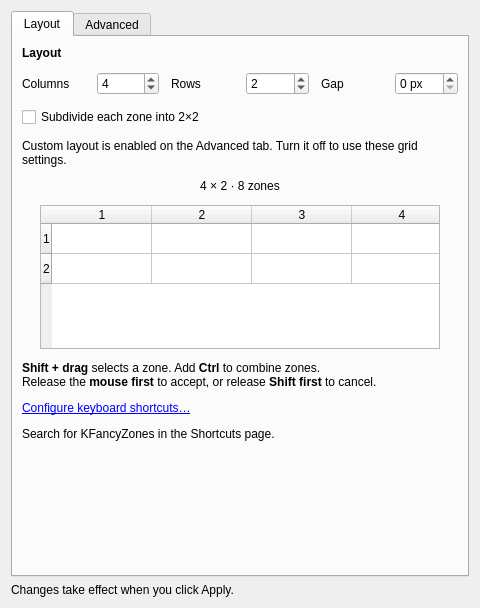
<?xml version="1.0" encoding="UTF-8"?>
<!-- Generated by bin/generate-settings.py; edit the generator. -->
<ui version="4.0">
 <class>KFancyZonesSettings</class>
 <widget class="QWidget" name="KFancyZonesSettings">
  <property name="windowTitle">
   <string>KFancyZones</string>
  </property>
  <property name="minimumSize">
   <size>
    <width>480</width>
    <height>0</height>
   </size>
  </property>
  <layout class="QVBoxLayout" name="settingsLayout">
   <item>
    <widget class="QTabWidget" name="settingsTabs">
     <property name="currentIndex">
      <number>0</number>
     </property>
     <widget class="QWidget" name="layoutTab">
      <attribute name="title">
       <string>Layout</string>
      </attribute>
      <layout class="QVBoxLayout" name="layoutTabLayout">
       <property name="spacing">
        <number>12</number>
       </property>
       <item>
        <widget class="QLabel" name="layoutHeading">
         <property name="text">
          <string>&lt;b&gt;Layout&lt;/b&gt;</string>
         </property>
         <property name="wordWrap">
          <bool>true</bool>
         </property>
        </widget>
       </item>
       <item>
        <layout class="QHBoxLayout" name="gridControls">
         <item>
          <widget class="QLabel" name="gridColumnsLabel">
           <property name="text">
            <string>Columns</string>
           </property>
           <property name="wordWrap">
            <bool>true</bool>
           </property>
          </widget>
         </item>
         <item>
          <widget class="QSpinBox" name="kcfg_gridColumns">
           <property name="minimum">
            <number>1</number>
           </property>
           <property name="maximum">
            <number>8</number>
           </property>
           <property name="value">
            <number>4</number>
           </property>
          </widget>
         </item>
         <item>
          <widget class="QLabel" name="gridRowsLabel">
           <property name="text">
            <string>Rows</string>
           </property>
           <property name="wordWrap">
            <bool>true</bool>
           </property>
          </widget>
         </item>
         <item>
          <widget class="QSpinBox" name="kcfg_gridRows">
           <property name="minimum">
            <number>1</number>
           </property>
           <property name="maximum">
            <number>4</number>
           </property>
           <property name="value">
            <number>2</number>
           </property>
          </widget>
         </item>
         <item>
          <widget class="QLabel" name="gridGapLabel">
           <property name="text">
            <string>Gap</string>
           </property>
           <property name="wordWrap">
            <bool>true</bool>
           </property>
          </widget>
         </item>
         <item>
          <widget class="QSpinBox" name="kcfg_gridGap">
           <property name="minimum">
            <number>0</number>
           </property>
           <property name="maximum">
            <number>100</number>
           </property>
           <property name="value">
            <number>0</number>
           </property>
           <property name="suffix">
            <string> px</string>
           </property>
          </widget>
         </item>
        </layout>
       </item>
       <item>
        <widget class="QCheckBox" name="kcfg_subdivideZones">
         <property name="text">
          <string>Subdivide each zone into 2×2</string>
         </property>
         <property name="toolTip">
          <string>Doubles the columns and rows. The default 4×2 grid becomes 8×4.</string>
         </property>
        </widget>
       </item>
       <item>
        <widget class="QLabel" name="layoutModeHint">
         <property name="text">
          <string>Custom layout is enabled on the Advanced tab. Turn it off to use these grid settings.</string>
         </property>
         <property name="wordWrap">
          <bool>true</bool>
         </property>
         <property name="visible">
          <bool>false</bool>
         </property>
        </widget>
       </item>
       <item>
        <widget class="QLabel" name="previewCaption">
         <property name="text">
          <string>4 × 2 · 8 zones</string>
         </property>
         <property name="wordWrap">
          <bool>true</bool>
         </property>
         <property name="alignment">
          <set>Qt::AlignCenter</set>
         </property>
        </widget>
       </item>
       <item alignment="Qt::AlignHCenter">
        <widget class="QTableWidget" name="layoutPreview">
         <property name="rowCount">
          <number>2</number>
         </property>
         <property name="columnCount">
          <number>4</number>
         </property>
         <property name="minimumSize">
          <size>
           <width>400</width>
           <height>144</height>
          </size>
         </property>
         <property name="maximumSize">
          <size>
           <width>400</width>
           <height>144</height>
          </size>
         </property>
         <property name="focusPolicy">
          <enum>Qt::NoFocus</enum>
         </property>
         <property name="editTriggers">
          <set>QAbstractItemView::NoEditTriggers</set>
         </property>
         <property name="selectionMode">
          <enum>QAbstractItemView::NoSelection</enum>
         </property>
         <property name="horizontalScrollBarPolicy">
          <enum>Qt::ScrollBarAlwaysOff</enum>
         </property>
         <property name="verticalScrollBarPolicy">
          <enum>Qt::ScrollBarAlwaysOff</enum>
         </property>
        </widget>
       </item>
       <item>
        <widget class="QLabel" name="gestureHelp">
         <property name="text">
          <string>&lt;b&gt;Shift + drag&lt;/b&gt; selects a zone. Add &lt;b&gt;Ctrl&lt;/b&gt; to combine zones.&lt;br/&gt;Release the &lt;b&gt;mouse first&lt;/b&gt; to accept, or release &lt;b&gt;Shift first&lt;/b&gt; to cancel.</string>
         </property>
         <property name="wordWrap">
          <bool>true</bool>
         </property>
        </widget>
       </item>
       <item>
        <widget class="QLabel" name="shortcutsLink">
         <property name="text">
          <string>&lt;a href="systemsettings://kcm_keys"&gt;Configure keyboard shortcuts…&lt;/a&gt;</string>
         </property>
         <property name="wordWrap">
          <bool>true</bool>
         </property>
         <property name="openExternalLinks">
          <bool>true</bool>
         </property>
        </widget>
       </item>
       <item>
        <widget class="QLabel" name="shortcutsHint">
         <property name="text">
          <string>Search for KFancyZones in the Shortcuts page.</string>
         </property>
         <property name="wordWrap">
          <bool>true</bool>
         </property>
        </widget>
       </item>
       <item>
        <spacer name="layoutSpacer">
         <property name="orientation">
          <enum>Qt::Vertical</enum>
         </property>
         <property name="sizeHint">
          <size>
           <width>20</width>
           <height>0</height>
          </size>
         </property>
        </spacer>
       </item>
      </layout>
     </widget>
     <widget class="QWidget" name="advancedOptions">
      <attribute name="title">
       <string>Advanced</string>
      </attribute>
      <layout class="QVBoxLayout" name="advancedLayout">
       <item>
        <widget class="QCheckBox" name="kcfg_useCustomLayout">
         <property name="text">
          <string>Use custom layout</string>
         </property>
        </widget>
       </item>
       <item>
        <widget class="QLabel" name="customLayoutsHelp">
         <property name="text">
          <string>Enable to use custom JSON instead of the grid controls. Invalid JSON uses the default 4×2 grid.</string>
         </property>
         <property name="wordWrap">
          <bool>true</bool>
         </property>
        </widget>
       </item>
       <item>
        <widget class="QPlainTextEdit" name="kcfg_layoutsJson">
         <property name="placeholderText">
          <string>Layout JSON</string>
         </property>
         <property name="enabled">
          <bool>false</bool>
         </property>
         <property name="minimumHeight">
          <number>140</number>
         </property>
        </widget>
       </item>
       <item>
        <widget class="QLabel" name="customLayoutError">
         <property name="text">
          <string />
         </property>
         <property name="wordWrap">
          <bool>true</bool>
         </property>
         <property name="visible">
          <bool>false</bool>
         </property>
         <property name="textFormat">
          <enum>Qt::PlainText</enum>
         </property>
         <property name="styleSheet">
          <string>color: #da4453;</string>
         </property>
        </widget>
       </item>
       <item>
        <widget class="QLabel" name="applicationsLabel">
         <property name="text">
          <string>&lt;b&gt;Applications&lt;/b&gt;</string>
         </property>
         <property name="wordWrap">
          <bool>true</bool>
         </property>
        </widget>
       </item>
       <item>
        <widget class="QComboBox" name="kcfg_filterMode">
         <property name="currentIndex">
          <number>1</number>
         </property>
         <item>
          <property name="text">
           <string>Only include these applications</string>
          </property>
         </item>
         <item>
          <property name="text">
           <string>Exclude these applications</string>
          </property>
         </item>
        </widget>
       </item>
       <item>
        <widget class="QPlainTextEdit" name="kcfg_filterList">
         <property name="placeholderText">
          <string>One window class per line (for example, org.kde.konsole)</string>
         </property>
         <property name="maximumHeight">
          <number>72</number>
         </property>
        </widget>
       </item>
       <item>
        <spacer name="advancedSpacer">
         <property name="orientation">
          <enum>Qt::Vertical</enum>
         </property>
         <property name="sizeHint">
          <size>
           <width>20</width>
           <height>0</height>
          </size>
         </property>
        </spacer>
       </item>
      </layout>
     </widget>
    </widget>
   </item>
   <item>
    <widget class="QLabel" name="applyHelp">
     <property name="text">
      <string>Changes take effect when you click Apply.</string>
     </property>
     <property name="wordWrap">
      <bool>true</bool>
     </property>
    </widget>
   </item>
  </layout>
 </widget>
 <resources />
 <connections />
</ui>
